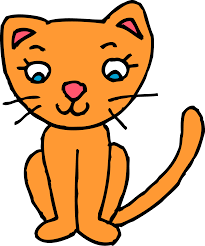
#> input picture Images/images.png, 205 x 246 px, found by its file name
$ python rotate.py
#> lines starting #> are read from the running program, lines starting #| are printed output that depends on the picture
# -*- coding: utf-8 -*-
#shifting and rotating
import numpy as np
import cv2
import matplotlib.pyplot as plt
pic = cv2.imread('images.png')
#> pic is the input picture: shape (246, 205, 3); mean B, G, R 137.9, 180.1, 223.2

cols=pic.shape[1]
#> cols = 205
rows=pic.shape[0]
#> rows = 246
center=(cols/2,rows/2)
#> center = (102.5, 123)
angle=-90

#M=np.float32([[1,0,350],[0,1,200]])
#shifted = cv2.warpAffine(pic,M,(cols,rows))

#params(center,angle,size of the image=>1-normal,2-double size,0)
M=cv2.getRotationMatrix2D(center,angle,1)
rotate = cv2.warpAffine(pic,M,(cols,rows))
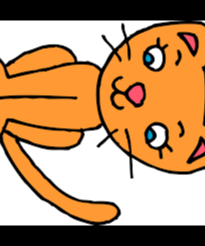
#> rotate: shape (246, 205, 3); mean B, G, R 105.7, 145, 185.3
plt.imshow(rotate)
plt.show()
